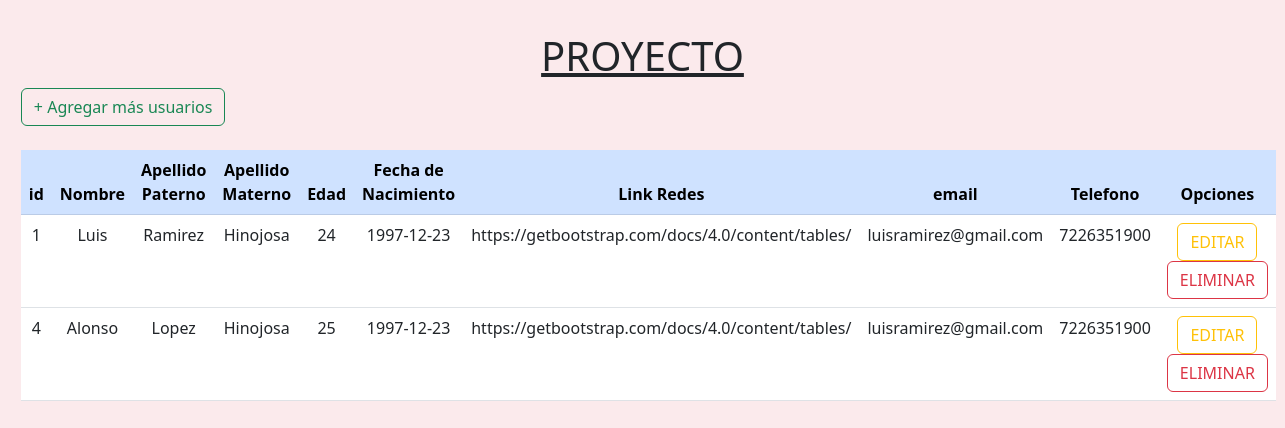
The page / on the database its author committed.
### tables this page shows
CREATE TABLE `usuarios` (
  `id` int(11) NOT NULL,
  `nombre` varchar(250) NOT NULL,
  `ap1` varchar(250) NOT NULL,
  `ap2` varchar(250) NOT NULL,
  `edad` int(250) NOT NULL,
  `fechaNacimiento` date NOT NULL,
  `linkRedes` varchar(250) NOT NULL,
  `email` varchar(250) NOT NULL,
  `telefono` varchar(250) NOT NULL
);

### conexion.php (called while the page is built, shortened)
<?php
   $server   = "localhost";
   $username = "root";
   $password = '';
   $db2       = 'proyecto';
   $con2      = mysqli_connect($server, $username, $password, $db2);
   $sql='SELECT * FROM usuarios';
   $resultado= $con2->query($sql);
?>

### index.php (the view, shortened to what this page needs)
<?php
   include('conexion.php');
?>
<!DOCTYPE html>
<html lang="en">
<head>
	<link rel="stylesheet" href="https://cdn.jsdelivr.net/npm/bootstrap@5.3.0-alpha1/dist/css/bootstrap.min.css">
</head>
<body style="max-width: 98%; margin: auto;" class="bg-danger p-2 text-dark bg-opacity-10">
	<br><h1 style="text-align: center;" class="text-decoration-underline">PROYECTO</h1>
	<button style="align-items: center;" type="button" class="btn btn-outline-success" onclick="agregar()" > + Agregar más usuarios </button><br><br>
	<table class="table" style="text-align: center;">
	 <thead class="table-primary">
	    <tr>
	      <th scope="col">id</th>
	      <th scope="col">Nombre</th>
	      <th scope="col">Apellido Paterno</th>
	      <th scope="col">Apellido Materno</th>
	      <th scope="col">Edad</th>
	      <th scope="col">Fecha de Nacimiento</th>
	      <th scope="col">Link Redes</th>
	      <th scope="col">email</th>
	      <th scope="col">Telefono</th>
	      <th scope="col">Opciones</th>
	    </tr>
	 </thead>
	  <tbody>
	  	<?php
	  	foreach ($resultado as $r) { ?>
	  		<tr>
	  			<td><?php echo $r['id'];?></td>
	  			<td><?php echo $r['nombre'];?></td>
	  			<td><?php echo $r['ap1'];?></td>
	  			<td><?php echo $r['ap2'];?></td>
	  			<td><?php echo $r['edad'];?></td>
	  			<td><?php echo $r['fechaNacimiento'];?></td>
	  			<td><?php echo $r['linkRedes'];?></td>
	  			<td><?php echo $r['email'];?></td>
	  			<td><?php echo $r['telefono'];?></td>
	  			<td>
	          <a href=" <?php echo 'editUser.php?id='.$r['id']; ?>" class="btn btn-outline-warning">EDITAR</a>
	          <button type="button" class="btn btn-outline-danger" onclick="eliminar(<?php echo $r['id']; ?>)">ELIMINAR</button>
	  			</td>
	  		</tr>
	  	<?php } ?>
	  </tbody>
	</table>
</body>
</html>

### rows shown on the page
usuarios: id "1", nombre "Luis", ap1 "Ramirez", ap2 "Hinojosa", edad "24", fechaNacimiento "1997-12-23", linkRedes "https://getbootstrap.com/docs/4.0/content/tables/", email "luisramirez@gmail.com", telefono "7226351900"
usuarios: id "4", nombre "Alonso", ap1 "Lopez", ap2 "Hinojosa", edad "25", fechaNacimiento "1997-12-23", linkRedes "https://getbootstrap.com/docs/4.0/content/tables/", email "luisramirez@gmail.com", telefono "7226351900"
